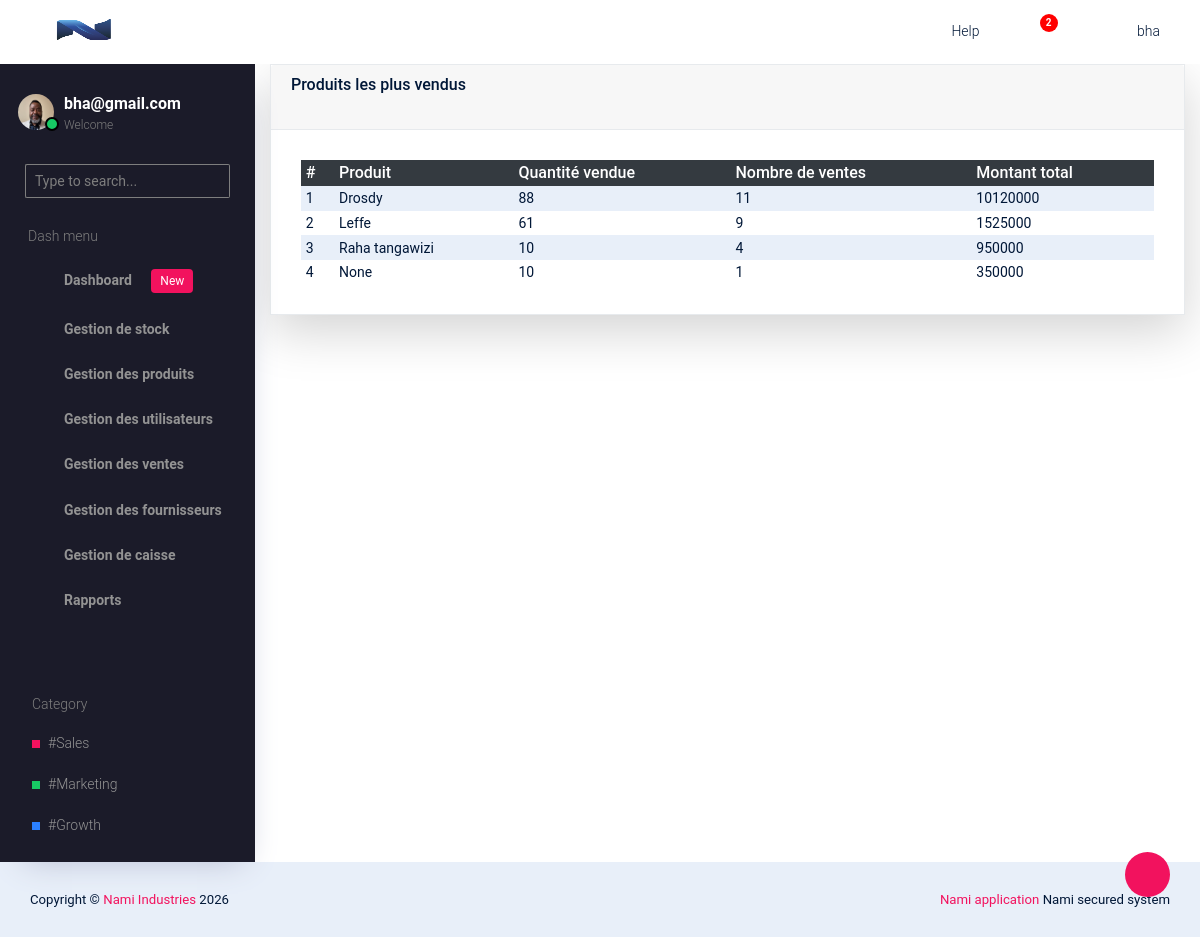
/main/rapport/produits/les-plus-vendus/ (signed in), run on the app's committed database.
### companie/models.py (models this page shows, shortened)
class Company(models.Model):
    BUSINESS_TYPES = (
        ('etablissement', 'Etablissement'),
        ('societe', 'Societe'),
    )
    ESTABLISHMENT_TYPES = (
        ('pme', 'PME'),
        ('ipme', 'IPME'),
        ('ecs', 'Entreprise en commandite simple'),
    )
    COMPANY_TYPES = (
        ('sa', 'Societe par actions'),
        ('sarl', 'Societe a responsabilite limitee'),
        ('personnes', 'Societe de personnes'),
    )
    CURRENCY_CHOICES = (
        ('BIF', 'Franc Burundais (BIF)'),
        ('USD', 'Dollar Americain (USD)'),
        ('EUR', 'Euro (EUR)'),
        ('CDF', 'Franc Congolais (CDF)'),
    )
    name = models.CharField(max_length=200)
    owner_name = models.CharField(max_length=200)
    business_type = models.CharField(max_length=20, choices=BUSINESS_TYPES)
    sub_type = models.CharField(max_length=50, blank=True)
    registration_number = models.CharField(max_length=150)
    country = CountryField()
    province = models.CharField(max_length=100)
    email = models.EmailField()
    phone = models.CharField(max_length=30)
    address = models.CharField(max_length=255, blank=True, null=True)
    website = models.URLField(blank=True, null=True)
    currency = models.CharField(
        max_length=10,
        choices=CURRENCY_CHOICES,
        default='CDF'
    )
    tva = models.DecimalField(max_digits=12, decimal_places=2, default=Decimal("0.00"))
    logo = models.ImageField(
        upload_to='company_logo/',
        blank=True,
        null=True
    )
    created_at = models.DateTimeField(auto_now_add=True)

### account/models.py (models this page shows, shortened)
class Profile(models.Model):
    user = models.OneToOneField(User, on_delete=models.CASCADE)
    photo = models.ImageField(upload_to="profiles/", blank=True, null=True)

### product/models.py (models this page shows, shortened)
class Product(models.Model):
    MANAGEMENT_METHODE_TYPE = [
        ('FIFO','FIFO'),
        ('LIFO','LIFO'),
    ]
    category = models.ForeignKey(
        CategoryProduct,
        on_delete=models.SET_NULL,
        null=True,
        blank=True,
        related_name="products"
    )
    name = models.CharField(max_length=200)
    perishable = models.BooleanField(default=False)
    expiration_date = models.DateField(null=True, blank=True)
    management_method = models.CharField(max_length=10, choices=MANAGEMENT_METHODE_TYPE, default='FIFO')
    created_at = models.DateTimeField(auto_now_add=True)
    purchase_price = models.DecimalField(max_digits=15, decimal_places=2, null=True, blank=True)
    selling_price = models.DecimalField(max_digits=15, decimal_places=2, null=True, blank=True)
    minimum_stock = models.IntegerField(default=5)

### rapports/views.py (the view)
# urls.py: path('produits/les-plus-vendus/', views.produits_plus_vendus, name='produits_plus_vendus'),
def produits_plus_vendus(request):
    total = ExpressionWrapper(
        F("quantity") * F("selling_price"),
        output_field=DecimalField()
    )
    produits = SaleItem.objects.values(
        "product__name"
    ).annotate(
        quantite_vendue=Sum("quantity"),
        nombre_ventes=Count("sale"),
        montant_total=Sum(total)
    ).order_by("-quantite_vendue")[:20]
    context = {
        "produits": produits
    }
    return render(request, "produits_plus_vendus.html", context)

### core/context_processors.py (called while the page is built)
def company_info(request):
	company = Company.objects.first()
	return {
		'company':company
	}

### rapports/templates/produits_plus_vendus.html (shortened to what this page needs)
{% extends 'base.html' %}
{% block content %}
{% load humanize %}
<div class="container-fluid">
	<div class="card shadow-lg">
		<div class="card-header">
			<h4 class="mb-4">
				Produits les plus vendus
			</h4>
		</div>
		<div class="card-body">
			<div class="table-responsive">
				<table class="table table-sm table-striped">
					<thead class="table-dark">
						<tr>
							<th>#</th>
							<th>Produit</th>
							<th>Quantité vendue</th>
							<th>Nombre de ventes</th>
							<th>Montant total</th>
						</tr>
					</thead>
					<tbody>
						{% for p in produits %}
						<tr>
							<td>{{ forloop.counter }}</td>
							<td>{{ p.product__name }}</td>
							<td>{{ p.quantite_vendue }}</td>
							<td>{{ p.nombre_ventes }}</td>
							<td>{{ p.montant_total }}</td>
						</tr>
						{% empty %}
						<tr>
							<td colspan="5" class="text-center">
							Aucune vente trouvée
							</td>
						</tr>
						{% endfor %}
					</tbody>
				</table>
			</div>
		</div>
	</div>
</div>
{% endblock %}

### core/templates/base.html (shortened to what this page needs)
{% load static %}
<!DOCTYPE html>
<html lang="en">
  <head>
    <link rel="stylesheet" href="{% static 'vendors/typicons.font/font/typicons.css' %}">
    <link rel="stylesheet" href="{% static 'vendors/css/vendor.bundle.base.css' %}">
    <link rel="stylesheet" href="{% static 'css/vertical-layout-light/style.css' %}">
  </head>
  <body>
    <div class="container-scroller">
      <nav class="navbar col-lg-12 col-12 p-0 fixed-top d-flex flex-row">
        <div class="text-center navbar-brand-wrapper d-flex align-items-center justify-content-center">
          <a class="navbar-brand brand-logo" href="{% url 'dashboard:admin_dashboard' %}">
            {% if company and company.logo %}
            <img src="{{ company.logo.url }}" class="img-fluid" alt="logo"/>
            {% else %}
            <img src="{% static 'images/logo-mini.svg' %}" alt="logo"/>
            {% endif %}
          </a>
          <button class="navbar-toggler navbar-toggler align-self-center d-none d-lg-flex" type="button" data-toggle="minimize">
            <span class="typcn typcn-th-menu"></span>
          </button>
        </div>
        <div class="navbar-menu-wrapper d-flex align-items-center justify-content-end">
          <ul class="navbar-nav navbar-nav-right">
            <li class="nav-item d-none d-lg-flex  mr-2">
              <a class="nav-link" href="#">
                Help
              </a>
            </li>
            <li class="nav-item dropdown  d-flex">
              <a class="nav-link count-indicator dropdown-toggle d-flex align-items-center justify-content-center" id="notificationDropdown" href="#" data-toggle="dropdown">
                <i class="typcn typcn-bell mr-0"></i>
                <span class="count bg-danger">2</span>
              </a>
            </li>
            <li class="nav-item nav-profile dropdown">
              {% if user.is_authenticated %}
              <a class="nav-link dropdown-toggle  pl-0 pr-0" href="#" data-toggle="dropdown" id="profileDropdown">
                <i class="typcn typcn-user-outline mr-0"></i>
                <span class="nav-profile-name">{{ user.username }}</span>
              </a>
              {% endif %}
            </li>
          </ul>
        </div>
      </nav>
      <div class="container-fluid page-body-wrapper">
        <div class="theme-setting-wrapper">
          <div id="settings-trigger"><i class="typcn typcn-cog-outline"></i></div>
        </div>
        <nav class="sidebar sidebar-offcanvas" id="sidebar">
        <ul class="nav">
          <li class="nav-item">
            <div class="d-flex sidebar-profile">
              {% if user.is_authenticated %}
                {% if request.user.profile.photo %}
                  <div class="sidebar-profile-image">
                    <img src="{{ request.user.profile.photo.url }}" alt="image">
                    <span class="sidebar-status-indicator"></span>
                  </div>
                {% endif %}
              <div class="sidebar-profile-name">
                <p class="sidebar-name">
                  {{ user.email }}
                </p>
                <p class="sidebar-designation">
                  Welcome
                </p>
              </div>
              {% endif %}
            </div>
            <div class="nav-search">
              <div class="input-group">
                <input type="text" class="form-control" placeholder="Type to search..." aria-label="search" aria-describedby="search">
                <div class="input-group-append">
                  <span class="input-group-text" id="search">
                    <i class="typcn typcn-zoom"></i>
                  </span>
                </div>
              </div>
            </div>
            <p class="sidebar-menu-title">Dash menu</p>
          </li>
          {% for group in request.user.groups.all %}
            {% if group.name == "Admin" or group.name == "Caisse" or group.name == "Gestionnaire_stock" %}
            <li class="nav-item">
              <a class="nav-link" href="{% url 'dashboard:admin_dashboard' %}">
                <i class="typcn typcn-device-desktop menu-icon"></i>
                <span class="menu-title">Dashboard <span class="badge badge-primary ml-3">New</span></span>
              </a>
            </li>
            {% endif %}
            {% if group.name == "Admin" or group.name == "Gestionnaire_stock" %}
            <li class="nav-item">
              <a class="nav-link" data-toggle="collapse" href="#ui-basic" aria-expanded="false" aria-controls="ui-basic">
                <i class="typcn typcn-briefcase menu-icon"></i>
                <span class="menu-title">Gestion de stock</span>
                <i class="typcn typcn-chevron-right menu-arrow"></i>
              </a>
            </li>
          {% endif %}
          {% if group.name == "Admin" or group.name == "Gestionnaire_stock" %}
          <li class="nav-item">
            <a class="nav-link" data-toggle="collapse" href="#form-elements" aria-expanded="false" aria-controls="form-elements">
              <i class="typcn typcn-film menu-icon"></i>
              <span class="menu-title">Gestion des produits</span>
              <i class="menu-arrow"></i>
            </a>
          </li>
          {% endif %}
          {% if group.name == "Admin" %}
          <li class="nav-item">
            <a class="nav-link" data-toggle="collapse" href="#charts" aria-expanded="false" aria-controls="charts">
              <i class="typcn typcn-chart-pie-outline menu-icon"></i>
              <span class="menu-title">Gestion des utilisateurs</span>
              <i class="menu-arrow"></i>
            </a>
          </li>
          {% endif %}
          {% if group.name == "Admin" or group.name == "Caisse" %}
          <li class="nav-item">
            <a class="nav-link" data-toggle="collapse" href="#tables" aria-expanded="false" aria-controls="tables">
              <i class="typcn typcn-th-small-outline menu-icon"></i>
              <span class="menu-title">Gestion des ventes</span>
              <i class="menu-arrow"></i>
            </a>
          </li>
          {% endif %}
          {% if group.name == "Admin" %}
          <li class="nav-item">
            <a class="nav-link" data-toggle="collapse" href="#auth" aria-expanded="false" aria-controls="auth">
              <i class="typcn typcn-user-add-outline menu-icon"></i>
              <span class="menu-title">Gestion des fournisseurs</span>
              <i class="menu-arrow"></i>
            </a>
          </li>
          {% endif %}
          {% if group.name == "Admin" or group.name == "Caisse" %}
          <li class="nav-item">
            <a class="nav-link" data-toggle="collapse" href="#error" aria-expanded="false" aria-controls="error">
              <i class="typcn typcn-globe-outline menu-icon"></i>
              <span class="menu-title">Gestion de caisse</span>
              <i class="menu-arrow"></i>
            </a>
          </li>
          {% endif %}
          {% if group.name == "Admin" %}
          <li class="nav-item">
            <a class="nav-link" data-toggle="collapse" href="#rapport" aria-expanded="false" aria-controls="rapport">
              <i class="typcn typcn-document-text menu-icon"></i>
              <span class="menu-title">Rapports</span>
              <i class="menu-arrow"></i>
            </a>
          </li>
          {% endif %}
          {% endfor %}
        </ul>
        <ul class="sidebar-legend">
          <li>
            <p class="sidebar-menu-title">Category</p>
          </li>
          <li class="nav-item"><a href="#" class="nav-link">#Sales</a></li>
          <li class="nav-item"><a href="#" class="nav-link">#Marketing</a></li>
          <li class="nav-item"><a href="#" class="nav-link">#Growth</a></li>
        </ul>
      </nav>
        {% block content %}{% endblock %}
    </div>
  </body>
  <footer class="footer">
  <div class="d-sm-flex justify-content-center justify-content-sm-between">
    <span class="text-center text-sm-left d-block d-sm-inline-block">Copyright © <a href="https://" target="_blank">Nami Industries</a> 2026</span>
    <span class="float-none float-sm-right d-block mt-1 mt-sm-0 text-center"><a href="https://" target="_blank">Nami application </a>Nami secured system</span>
  </div>
</footer>
</html>

### data on the page
Company: logo (picture)
Product: product__name "Drosdy", quantite_vendue "88", nombre_ventes "11", montant_total "10120000"
Product: product__name "Leffe", quantite_vendue "61", nombre_ventes "9", montant_total "1525000"
Product: product__name "Raha tangawizi", quantite_vendue "10", nombre_ventes "4", montant_total "950000"

### other printed values
{{ user.username }} "bha"
{{ user.email }} "bha@gmail.com"
{{ p.product__name }} "None"
{{ p.quantite_vendue }} "10"
{{ p.nombre_ventes }} "1"
{{ p.montant_total }} "350000"
